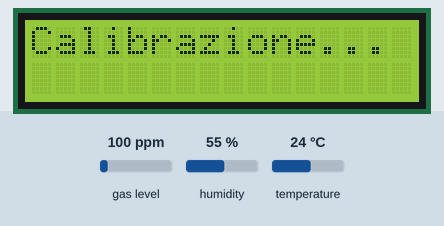
Bench run of a sketch on a simulated ESP32. Parts: 16×2 character LCD. The test bench sets the inputs (shaded band); at power-on: gas level 100 ppm, humidity 55 %, temperature 24 °C. EEPROM starts erased; no radio packets arrive unless stated; what the sketch prints to the serial monitor is not drawn.

Above: at 3.2 s.
At 23.2 s:
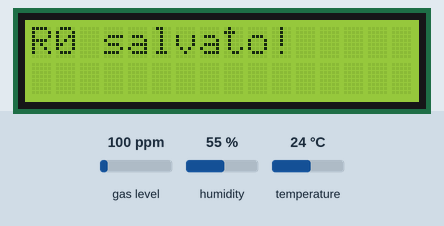
At 25.2 s:
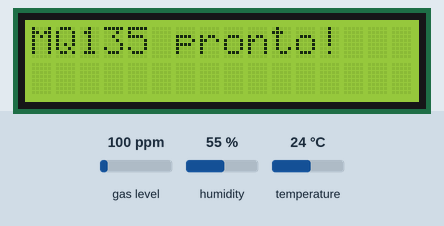
At 26.7 s:
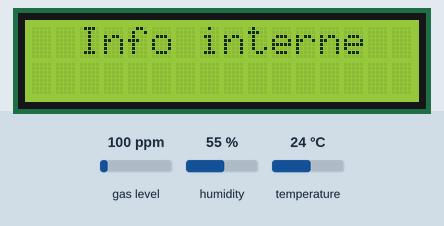
At 30.8 s:
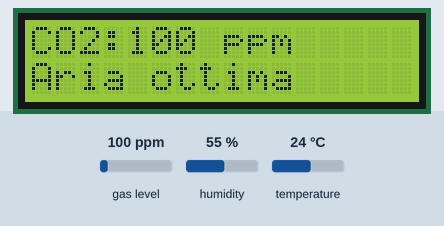
At 37.8 s:
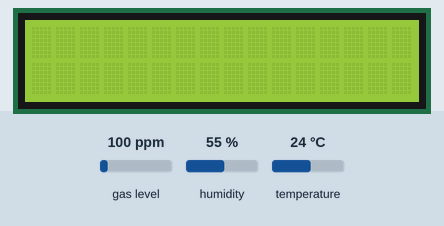

The sketch:

RX.ino
```cpp
#include <LiquidCrystal_I2C.h>
#include <Wire.h>
#include <SPI.h>
#include <LoRa.h>
#include <DHT.h>
#include <MQUnifiedsensor.h>
#include <Preferences.h>

// === Pin Display ===
#define I2C_SDA 17
#define I2C_SCL 18

// === Pin LoRa ===
#define LORA_SCK  36
#define LORA_MISO 37
#define LORA_MOSI 35
#define LORA_SS   38
#define LORA_RST  40
#define LORA_DIO0 39

// === Pin DHT ===
#define DHTPIN     4
#define DHTTYPE    DHT11
DHT dht(DHTPIN, DHTTYPE);

// === MQ135 setup ===
#define Board "ESP32"
#define Voltage_Resolution 3.3
#define ADC_Bit_Resolution 12
#define MQ_PIN 9
#define type "MQ-135"
#define RatioMQ135CleanAir 3.6

MQUnifiedsensor MQ135(Board, Voltage_Resolution, ADC_Bit_Resolution, MQ_PIN, type);
Preferences prefs;

LiquidCrystal_I2C lcd(0x27,16,2);

String waitForLoRaPacket(unsigned long timeout = 5000) // questa funzione serve ad attendere per un tot di tempo il segnale
{
  unsigned long startTime = millis();
  while (millis() - startTime < timeout) {
    int packetSize = LoRa.parsePacket();
    if (packetSize) {
      String receivedData = "";
      while (LoRa.available()) {
        receivedData += (char)LoRa.read();

      }
      Serial.print("[LoRa] Ricevuto: ");
      Serial.print(receivedData);
      Serial.print("  [RSSI: ");
      Serial.print(LoRa.packetRssi());
      Serial.println(" dB]");

      return receivedData;
    }
    delay(10);
  }
  Serial.println("[LoRa] Timeout: nessun pacchetto ricevuto.");
  return ""; // Stringa vuota in caso di timeout
}

void setup()
{
  Serial.begin(115200);
  delay(1000); // piccola pausa
  if (Serial)
    Serial.println("Serial attiva");

  // === Inizializza SPI ===
  SPI.begin(LORA_SCK, LORA_MISO, LORA_MOSI, LORA_SS);

  // === Set pin LoRa ===
  LoRa.setPins(LORA_SS, LORA_RST, LORA_DIO0);

  // === Avvia LoRa a 433 MHz ===
  if (!LoRa.begin(433E6))
  {
    Serial.println("Errore durante l'inizializzazione LoRa");
    while (1);
  }
  Serial.println("Ricevitore LoRa pronto");

  // === Inizializzazione Display ===
  Serial.begin(115200);
  Wire.begin(I2C_SDA, I2C_SCL, 10000);
  lcd.init();
  lcd.clear();
  lcd.backlight();
  lcd.setContrast(30); // Valore di contrasto (da 0 a 255)
  lcd.setCursor(0,0);

  // === Inizializzazione DHT ===
  dht.begin();
  Serial.println("Inizializzazione DHT11...");
  delay(2000);


  // === MQ135 setup ===
  MQ135.setRegressionMethod(1); // ppm = a * ratio^b
  MQ135.setA(110.47);
  MQ135.setB(-2.862); // per CO2
  MQ135.init();

  prefs.begin("mq135", false);
  float r0 = prefs.getFloat("r0", 0.0);

  if (r0 == 0.0)
  {
    lcd.clear();
    lcd.print("Calibrazione...");
    Serial.println("Calibrazione in corso (20s, aria pulita)...");
    for (int i = 0; i < 20; i++)
    {
      MQ135.update();
      MQ135.calibrate(RatioMQ135CleanAir);
      delay(1000);
    }
    r0 = MQ135.getR0();
    prefs.putFloat("r0", r0);
    lcd.clear();
    lcd.print("R0 salvato!");
    Serial.println("Calibrazione completata.");
    delay(2000);
  }

  MQ135.setR0(r0);
  prefs.end();

  lcd.clear();
  lcd.print("MQ135 pronto!");
  delay(1500);


}

void loop()
{

  // === Legge temperatura e umidità e qualità dell'aria ===
  float temperatura = dht.readTemperature();
  float umidita = dht.readHumidity();
  MQ135.update();
  float ppm = MQ135.readSensor();

  // === Verifica letture valide ===
  if (isnan(temperatura) || isnan(umidita))
  {
    Serial.println("Errore nella lettura dal sensore DHT!");
    delay(2000);
    return;
  }

  // === Serial Print ===
  Serial.println("==== Info interne ====  ");
  Serial.print("Temp: ");
  Serial.print(temperatura);
  Serial.println(" C");
  Serial.print("Umidita: ");
  Serial.print(umidita);
  Serial.println(" %");
  Serial.print("CO2 stimata: ");
  Serial.print(ppm);
  Serial.println(" ppm");
  if (ppm < 400)
    Serial.println("Aria ottima     ");
  else if (ppm < 1000)
    Serial.println("Aria moderata   ");
  else if (ppm < 2000)
    Serial.println("Aria scarsa     ");
  else
    Serial.println("Aria pessima!   ");
  Serial.println("======================");

  // === LCD Print ===
  lcd.setCursor(0, 0);
  lcd.print("  Info interne  ");
  delay(2000);
  lcd.clear();

  lcd.setCursor(0, 0);
  lcd.print("Temp: ");
  lcd.print(temperatura);
  lcd.print(" C");

  lcd.setCursor(0, 1);
  lcd.print("Umidita: ");
  lcd.print(umidita);
  lcd.print(" %");

  delay(2000);

  lcd.clear();
  lcd.setCursor(0, 0);
  lcd.print("CO2:");
  lcd.print((int)ppm);
  lcd.print(" ppm");

  lcd.setCursor(0, 1);
  if (ppm < 400)
    lcd.print("Aria ottima     ");
  else if (ppm < 1000)
    lcd.print("Aria moderata   ");
  else if (ppm < 2000)
    lcd.print("Aria scarsa     ");
  else
    lcd.print("Aria pessima!   ");

  delay(3000);
  lcd.clear();

  // === Parte di ricezione LoRa ===
  String msg = waitForLoRaPacket(2000);

  lcd.setCursor(0, 0);
  lcd.print("  Info esterne  ");
  delay(2000);
  lcd.clear();

  // Mostra i primi 16 caratteri sulla prima riga
  lcd.setCursor(0, 0);
  lcd.print(msg.substring(0, 16));
  // Mostra i successivi 16 caratteri sulla seconda riga
  lcd.setCursor(0, 1);
  lcd.print(msg.substring(16, 32));
  delay(2000);
  // Mostra i secondi 16 caratteri sulla prima riga
  lcd.setCursor(0, 0);
  lcd.print(msg.substring(32, 48));
  // Mostra i successivi 16 caratteri sulla seconda riga
  lcd.setCursor(0, 1);
  lcd.print(msg.substring(48, 64));
  delay(2000);
  // Mostra i terzi 16 caratteri sulla prima riga
  lcd.setCursor(0, 0);
  lcd.print(msg.substring(64, 80));
  // Mostra i successivi 16 caratteri sulla seconda riga
  lcd.setCursor(0, 1);
  lcd.print(msg.substring(80, 96));
  delay(5000);
  lcd.clear();

}
```

Measured:
- by itself, everything shown: repeats every 20.1 s, in 6 steps
- what the display in image 0 shows lasts 20.0 s, from 3.1 s to 23.1 s
- what the display in image 1 shows lasts 2.0 s, from 23.1 s to 25.1 s
- what the display in image 2 shows lasts 1.6 s, from 25.1 s to 26.7 s
- what the display in image 4 shows lasts 3.0 s, from 30.7 s to 33.7 s
- what the display in image 5 shows lasts 9.0 s, from 37.8 s to 46.8 s
